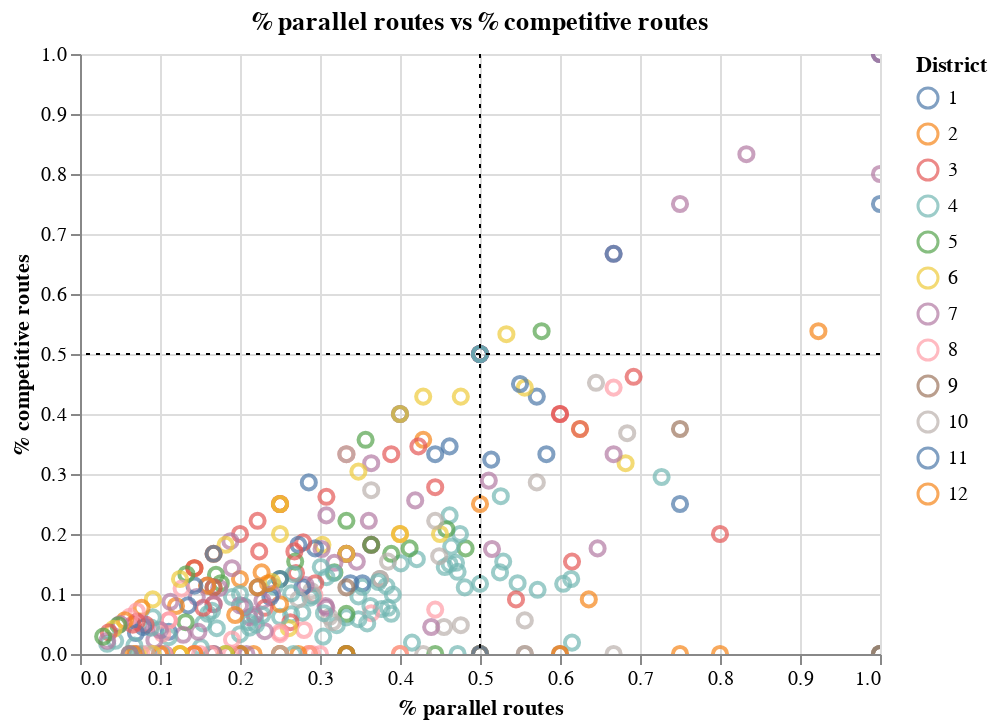

Notebook code for this chart:
### Code cell
make_scatterplot(hwy_stats[hwy_stats.pct_parallel > 0], "pct_parallel", "pct_competitive")

### Figure 1 — Vega-Lite specification as saved in the notebook (floating-point values rounded to 4 significant figures; data arrays with more than 128 entries replaced by an {"elided": "..."} marker saying what was removed)
{"config": {"view": {"continuousWidth": 400, "continuousHeight": 300}}, "layer": [{"data": {"name": "data-e954bc4204c6910704633d46a24a8d60"}, "mark": {"type": "point", "size": 50}, "encoding": {"color": {"field": "District", "type": "nominal"}, "tooltip": [{"field": "Route", "type": "quantitative"}, {"field": "County", "type": "nominal"}, {"field": "District", "type": "quantitative"}, {"field": "num_parallel", "type": "quantitative"}, {"field": "pct_parallel", "type": "quantitative"}, {"field": "parallel_per_mi", "type": "quantitative"}, {"field": "num_competitive", "type": "quantitative"}, {"field": "pct_competitive", "type": "quantitative"}, {"field": "competitive_per_mi", "type": "quantitative"}], "x": {"field": "pct_parallel", "title": "% parallel routes", "type": "quantitative"}, "y": {"field": "pct_competitive", "title": "% competitive routes", "type": "quantitative"}}, "selection": {"selector016": {"type": "interval", "bind": "scales", "encodings": ["x", "y"]}}, "title": "% parallel routes vs % competitive routes"}, {"data": {"name": "data-fe449effb8d2914b49683479f6991378"}, "mark": {"type": "rule", "strokeDash": [2, 3]}, "encoding": {"color": {"value": "black"}, "y": {"field": "y_p50", "type": "quantitative"}}}, {"data": {"name": "data-ac17de7447f4033139021d83aa678afa"}, "mark": {"type": "rule", "strokeDash": [2, 3]}, "encoding": {"color": {"value": "black"}, "x": {"field": "x_p50", "type": "quantitative"}}}], "$schema": "https://vega.github.io/schema/vega-lite/v4.17.0.json", "datasets": {"data-e954bc4204c6910704633d46a24a8d60": {"elided": "348 records"}, "data-fe449effb8d2914b49683479f6991378": {"elided": "348 records"}, "data-ac17de7447f4033139021d83aa678afa": {"elided": "348 records"}}}
